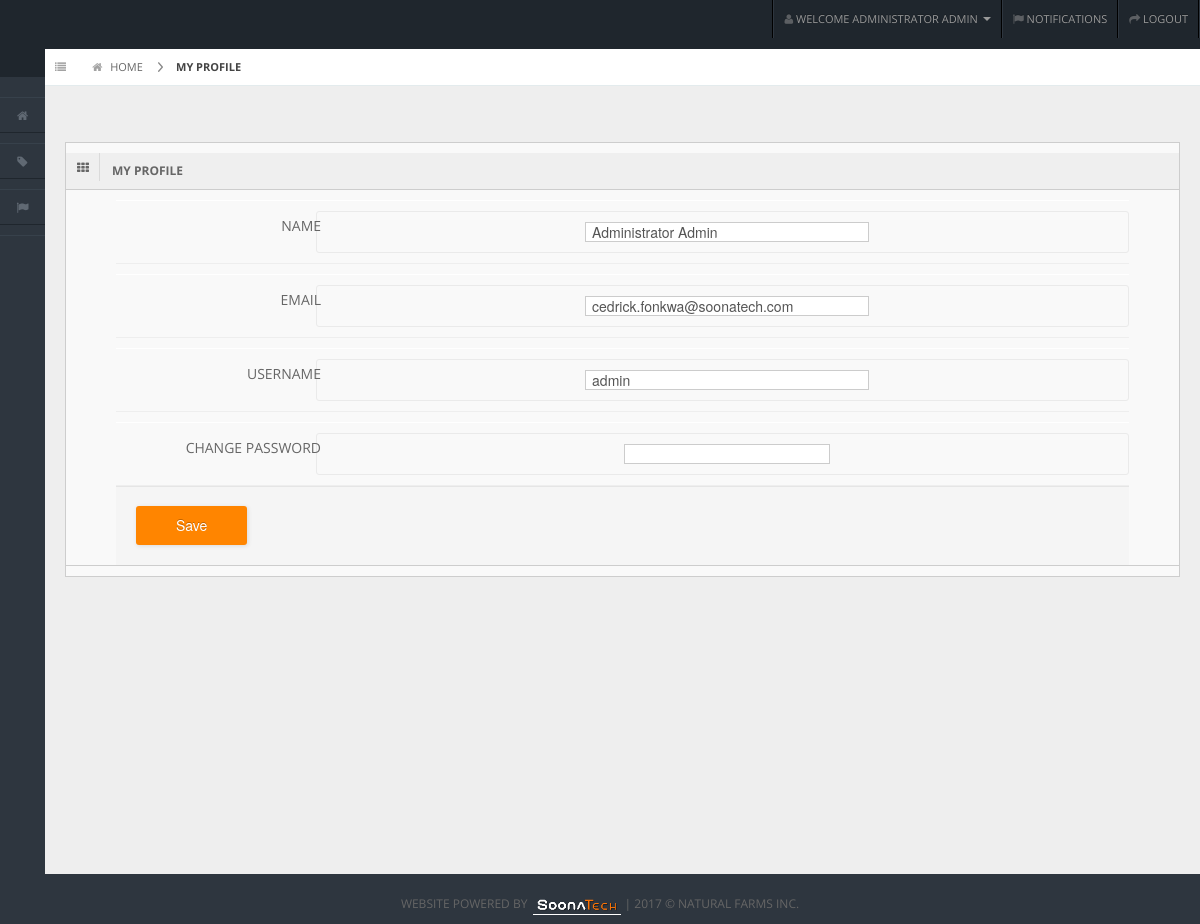
The app's page /profile.php?id=1 (signed in) with its own data.
### tables this page shows
CREATE TABLE `representative` (
  `id` smallint(5) UNSIGNED NOT NULL,
  `username` varchar(60) NOT NULL,
  `password` varchar(255) NOT NULL,
  `name` varchar(255) NOT NULL,
  `email` varchar(255) NOT NULL,
  `adminflag` tinyint(1) UNSIGNED DEFAULT '0'
);

### profile.php (the view, shortened to what this page needs)
<?php
include 'inc/header.php';
?>
<?php
include 'inc/menu.php';
?>
<div id="content">
  <div id="content-header">
    <div id="breadcrumb">
    	<a href="#" title="Go to Home" class="tip-bottom"><i class="icon-home"></i> Home</a>
    	<a href="#" class="current">My Profile</a>
    </div>
  </div>
  <div class="container-fluid">
	<?php
if (isset($_GET['id']) && $_GET['id'] == $user_id) {
	    $id = $_GET['id'];
	    if ($customer_flag=='0') {
	    	$sql = "SELECT * FROM representative WHERE id=$id";
	    	$result = $conn->query($sql);
	    	$row = $result->fetch_assoc();
?>
   <div class="row-fluid">
      <div class="span12">
        <div class="widget-box">
          <div class="widget-title"> <span class="icon"><i class="icon-th"></i></span>
            <h5>My Profile</h5>
          </div>
          <div class="widget-content nopadding">
		<div class="widget-content nopadding">
            <form class="form-horizontal" method="post" action="actions/actionprofile.php" autocomplete="off" name="basic_validate" id="basic_validate" novalidate="novalidate">
              <div class="control-group">
                <label class="control-label">Name</label>
                <div class="controls">
                  <input type="text" name="name" id="required" value="<?php echo $row["name"];?>">
                </div>
              </div>
              <div class="control-group">
                <label class="control-label">Email</label>
                <div class="controls">
                  <input type="text" name="email" id="email" value="<?php echo $row["email"];?>">
                </div>
              </div>
              <div class="control-group">
                <label class="control-label">Username</label>
                <div class="controls">
                  <input type="text" name=username id="username" value="<?php echo $row["username"];?>" >
                </div>
              </div>
              <div class="control-group">
                <label class="control-label">Change Password</label>
                <div class="controls">
                  <input type="password" name="password" id="password">
                </div>
              </div>
              <div class="form-actions">
                <input type="submit" value="Save" class="btn btn-success">
              </div>
            </form>
          </div>
          </div>
        </div>
      </div>
    </div>
<?php
		}
}
else {
	header("Location: error403.php");
}
?>
  </div>
</div>
<?php
include 'inc/footer.php';
?>

### demo/css/style.css (style rules this page uses)
form { padding: 0 100px; }
div { margin: 10px 0; }
input[type=submit], input[type=button] { border: none; padding: 9px 40px 10px 40px; background: #FF8500; color: #fff; box-shadow: 1px 1px 4px #DADADA; -moz-box-shadow: 1px 1px 4px #DADADA; -webkit-box-shadow: 1px 1px 4px #DADADA; border-radius: 3px; -webkit-border-radius: 3px; -moz-border-radius: 3px; }
.controls { text-align: center; border: 1px #eaeaea solid; border-radius: 3px; padding:8px 16px; }
a:-webkit-any-link { text-decoration: none; }
@media screen and (max-device-width: 1023px) { form { padding: 0 50px; } }

### css/custom.css (style rules this page uses)
.form-horizontal input[type=text], .form-horizontal textarea { width: 35% !important; }
.form-horizontal .control-label { padding: 0 5px; }
.form-horizontal .control-label { width: 200px !important; }
.expand-content { margin-left: 45px !important; }

### css/matrix-style.css (style rules this page uses)
a { color:#666; }
select, textarea, input[type="text"], input[type="password"], input[type="datetime"], input[type="datetime-local"], input[type="date"], input[type="month"], input[type="time"], input[type="week"], input[type="number"], input[type="email"], input[type="url"], input[type="search"], input[type="tel"], input[type="color"], .uneditable-input, .label, .dropdown-menu, .btn, .well, .progress, .table-bordered, .btn-group > .btn:first-child, .btn-group > .btn:last-child, .btn-group > .btn:last-child, .btn-group > .dropdown-toggle, .alert { border-radius:0px; }
.btn, textarea, input[type="text"], input[type="password"], input[type="datetime"], input[type="datetime-local"], input[type="date"], input[type="month"], input[type="time"], input[type="week"], input[type="number"], input[type="email"], input[type="url"], input[type="search"], input[type="tel"], input[type="color"], .uneditable-input { box-shadow:none; }
.progress, .progress-success .bar, .progress .bar-success, .progress-warning .bar, .progress .bar-warning, .progress-danger .bar, .progress .bar-danger, .progress-info .bar, .progress .bar-info, .btn, .btn-primary { background-image:none; }
.form-horizontal .form-actions { padding-left:20px; }
#content { background: none repeat scroll 0 0 #eeeeee; margin-left: 220px; margin-right: 0; padding-bottom: 25px; position: relative; min-height:100%; width: auto; }
#content-header { position: abslute; width: 100%; margin-top: -38px; z-index: 20; }
.container-fluid .row-fluid:first-child { margin-top: 20px; }
#breadcrumb { background-color: #fff; border-bottom: 1px solid #e3ebed; }
#breadcrumb a { padding: 8px 20px 8px 10px; display: inline-block; background-image: url('../img/breadcrumb.png'); background-position: center right; background-repeat: no-repeat; font-size: 11px; color: #666666; }
#breadcrumb a:last-child { background-image:none; }
#breadcrumb a.current { font-weight: bold; color: #444444; }
#breadcrumb a i { margin-right: 5px; opacity: .6; }
.widget-box { background: none repeat scroll 0 0 #F9F9F9; border-left: 1px solid #CDCDCD; border-top: 1px solid #CDCDCD; border-right: 1px solid #CDCDCD; clear: both; margin-top: 16px; margin-bottom: 16px; position: relative; }
.widget-title, .modal-header, .table th, div.dataTables_wrapper .ui-widget-header { background:#efefef; border-bottom: 1px solid #CDCDCD; height: 36px; }
.widget-title span.icon { padding: 9px 10px 7px 11px; float: left; border-right:1px solid #dadada; }
.widget-title h5 { color: #666; float: left; font-size: 12px; font-weight: bold; padding: 12px; line-height: 12px; margin: 0; }
.widget-content { padding:15px; border-bottom: 1px solid #cdcdcd; }
.nopadding { padding: 0 !important; }
form { margin-bottom: 0; }
.form-horizontal .control-group { border-top: 1px solid #ffffff; border-bottom: 1px solid #eeeeee; margin-bottom: 0; }
.form-horizontal .control-label { padding-top: 15px; width: 180px; }
.form-horizontal .controls { margin-left: 200px; padding: 10px 0; }
.form-horizontal .form-actions { margin-top: 0; margin-bottom: 0; }

### records on screen
representative: name "Administrator Admin", email "cedrick.fonkwa@soonatech.com", username "admin"

### other values on screen
gettext("Welcome") "WELCOME"
$user_name "ADMINISTRATOR ADMIN"
gettext("Logout") "LOGOUT"
